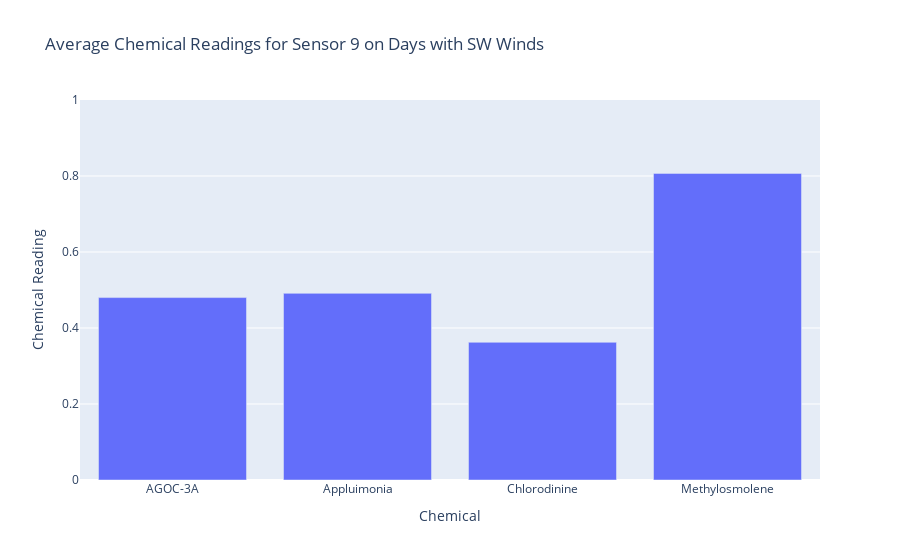

Notebook code for this chart:
### Code cell
# Create a DataFrame
filtered_sensor_df = pd.DataFrame(filtered_sensor_df)

# Calculate the average reading for each chemical
average_readings = filtered_sensor_df.groupby('Chemical', as_index=False)['Reading'].mean()

# Create a bar chart with average readings
fig = px.bar(
    average_readings,
    x='Chemical',
    y='Reading',
    title='Average Chemical Readings for Sensor 9 on Days with SW Winds',
    labels={'Reading': 'Average Reading Value', 'Chemical': 'Chemical Name'}
)

fig.update_layout(
    yaxis=dict(range=[0, 1], title='Chemical Reading'),
    xaxis=dict(title='Chemical'),
)


# Show the plot
fig.show()

### Figure 1 — Plotly figure (JSON) as saved in the notebook; plotly's stock layout.template omitted (floating-point values rounded to 4 significant figures)
{"data": [{"alignmentgroup": "True", "hovertemplate": "Chemical Name=%{x}<br>Average Reading Value=%{y}<extra></extra>", "legendgroup": "", "marker": {"color": "#636efa", "pattern": {"shape": ""}}, "name": "", "offsetgroup": "", "orientation": "v", "showlegend": false, "textposition": "auto", "type": "bar", "x": ["AGOC-3A", "Appluimonia", "Chlorodinine", "Methylosmolene"], "xaxis": "x", "y": [0.48, 0.4912, 0.3624, 0.8069], "yaxis": "y"}], "layout": {"barmode": "relative", "legend": {"tracegroupgap": 0}, "title": {"text": "Average Chemical Readings for Sensor 9 on Days with SW Winds"}, "xaxis": {"anchor": "y", "domain": [0, 1], "title": {"text": "Chemical"}}, "yaxis": {"anchor": "x", "domain": [0, 1], "range": [0, 1], "title": {"text": "Chemical Reading"}}}}
